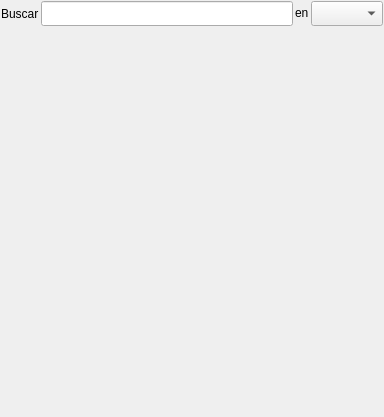
<ui version="4.0" >
 <author>InfoSiAL, S.L.</author>
 <comment>Acceso general a una tabla.</comment>
 <class>AQTableDB</class>
 <widget class="QWidget" name="AQTableDB" >
  <property name="geometry" >
   <rect>
    <x>0</x>
    <y>0</y>
    <width>384</width>
    <height>417</height>
   </rect>
  </property>
  <property name="focusPolicy" >
   <enum>Qt::StrongFocus</enum>
  </property>
  <property name="windowTitle" >
   <string>AQTableDB</string>
  </property>
  <property name="windowIcon" >
   <iconset resource="../gui.qrc" >:/images/icon.png</iconset>
  </property>
  <layout class="QVBoxLayout" >
   <property name="spacing" >
    <number>0</number>
   </property>
   <property name="leftMargin" >
    <number>0</number>
   </property>
   <property name="topMargin" >
    <number>0</number>
   </property>
   <property name="rightMargin" >
    <number>0</number>
   </property>
   <property name="bottomMargin" >
    <number>0</number>
   </property>
   <item>
    <widget class="Q3Frame" name="FrameFind" >
     <property name="minimumSize" >
      <size>
       <width>0</width>
       <height>0</height>
      </size>
     </property>
     <property name="frameShape" >
      <enum>QFrame::NoFrame</enum>
     </property>
     <property name="frameShadow" >
      <enum>QFrame::Plain</enum>
     </property>
     <layout class="QHBoxLayout" >
      <property name="spacing" >
       <number>2</number>
      </property>
      <property name="leftMargin" >
       <number>1</number>
      </property>
      <property name="topMargin" >
       <number>1</number>
      </property>
      <property name="rightMargin" >
       <number>1</number>
      </property>
      <property name="bottomMargin" >
       <number>1</number>
      </property>
      <item>
       <widget class="QLabel" name="TextLabelSearch" >
        <property name="sizePolicy" >
         <sizepolicy vsizetype="Fixed" hsizetype="Minimum" >
          <horstretch>0</horstretch>
          <verstretch>0</verstretch>
         </sizepolicy>
        </property>
        <property name="minimumSize" >
         <size>
          <width>0</width>
          <height>25</height>
         </size>
        </property>
        <property name="maximumSize" >
         <size>
          <width>16777215</width>
          <height>25</height>
         </size>
        </property>
        <property name="text" >
         <string>Buscar</string>
        </property>
        <property name="wordWrap" >
         <bool>false</bool>
        </property>
       </widget>
      </item>
      <item>
       <widget class="QLineEdit" name="lineEditSearch" >
        <property name="minimumSize" >
         <size>
          <width>0</width>
          <height>25</height>
         </size>
        </property>
        <property name="maximumSize" >
         <size>
          <width>16777215</width>
          <height>25</height>
         </size>
        </property>
        <property name="focusPolicy" >
         <enum>Qt::StrongFocus</enum>
        </property>
        <property name="acceptDrops" >
         <bool>false</bool>
        </property>
        <property name="toolTip" >
         <string>Busca en el campo seleccionado coincidencias que empiezen por el texto escrito</string>
        </property>
        <property name="whatsThis" >
         <string>Busca en el campo seleccionado coincidencias que empiezen por el texto escrito</string>
        </property>
        <property name="maxLength" >
         <number>100</number>
        </property>
        <property name="frame" >
         <bool>true</bool>
        </property>
       </widget>
      </item>
      <item>
       <widget class="QLabel" name="TextLabelIn" >
        <property name="sizePolicy" >
         <sizepolicy vsizetype="Fixed" hsizetype="Minimum" >
          <horstretch>0</horstretch>
          <verstretch>0</verstretch>
         </sizepolicy>
        </property>
        <property name="text" >
         <string>en</string>
        </property>
        <property name="wordWrap" >
         <bool>false</bool>
        </property>
       </widget>
      </item>
      <item>
       <widget class="QComboBox" name="comboBoxFieldToSearch" >
        <property name="minimumSize" >
         <size>
          <width>0</width>
          <height>25</height>
         </size>
        </property>
        <property name="maximumSize" >
         <size>
          <width>16777215</width>
          <height>25</height>
         </size>
        </property>
        <property name="focusPolicy" >
         <enum>Qt::StrongFocus</enum>
        </property>
        <property name="toolTip" >
         <string>Ordena los registros de la tabla por el campo seleccionado</string>
        </property>
        <property name="whatsThis" >
         <string>Ordena los registros de la tabla por el campo seleccionado</string>
        </property>
        <property name="duplicatesEnabled" >
         <bool>false</bool>
        </property>
       </widget>
      </item>
     </layout>
    </widget>
   </item>
   <item>
    <widget class="Q3Frame" name="FrameTable" >
     <property name="sizePolicy" >
      <sizepolicy vsizetype="Expanding" hsizetype="Expanding" >
       <horstretch>0</horstretch>
       <verstretch>0</verstretch>
      </sizepolicy>
     </property>
     <property name="frameShape" >
      <enum>QFrame::NoFrame</enum>
     </property>
     <property name="frameShadow" >
      <enum>QFrame::Plain</enum>
     </property>
     <property name="lineWidth" >
      <number>0</number>
     </property>
     <layout class="QVBoxLayout" >
      <property name="spacing" >
       <number>1</number>
      </property>
      <property name="leftMargin" >
       <number>1</number>
      </property>
      <property name="topMargin" >
       <number>1</number>
      </property>
      <property name="rightMargin" >
       <number>1</number>
      </property>
      <property name="bottomMargin" >
       <number>1</number>
      </property>
     </layout>
    </widget>
   </item>
  </layout>
 </widget>
 <layoutdefault spacing="0" margin="0" />
 <pixmapfunction>qPixmapFromMimeSource</pixmapfunction>
 <customwidgets>
  <customwidget>
   <class>Q3Frame</class>
   <extends>QFrame</extends>
   <header>Qt3Support/Q3Frame</header>
   <container>1</container>
  </customwidget>
 </customwidgets>
 <tabstops>
  <tabstop>lineEditSearch</tabstop>
  <tabstop>comboBoxFieldToSearch</tabstop>
 </tabstops>
 <resources>
  <include location="../gui.qrc" />
 </resources>
 <connections/>
</ui>
